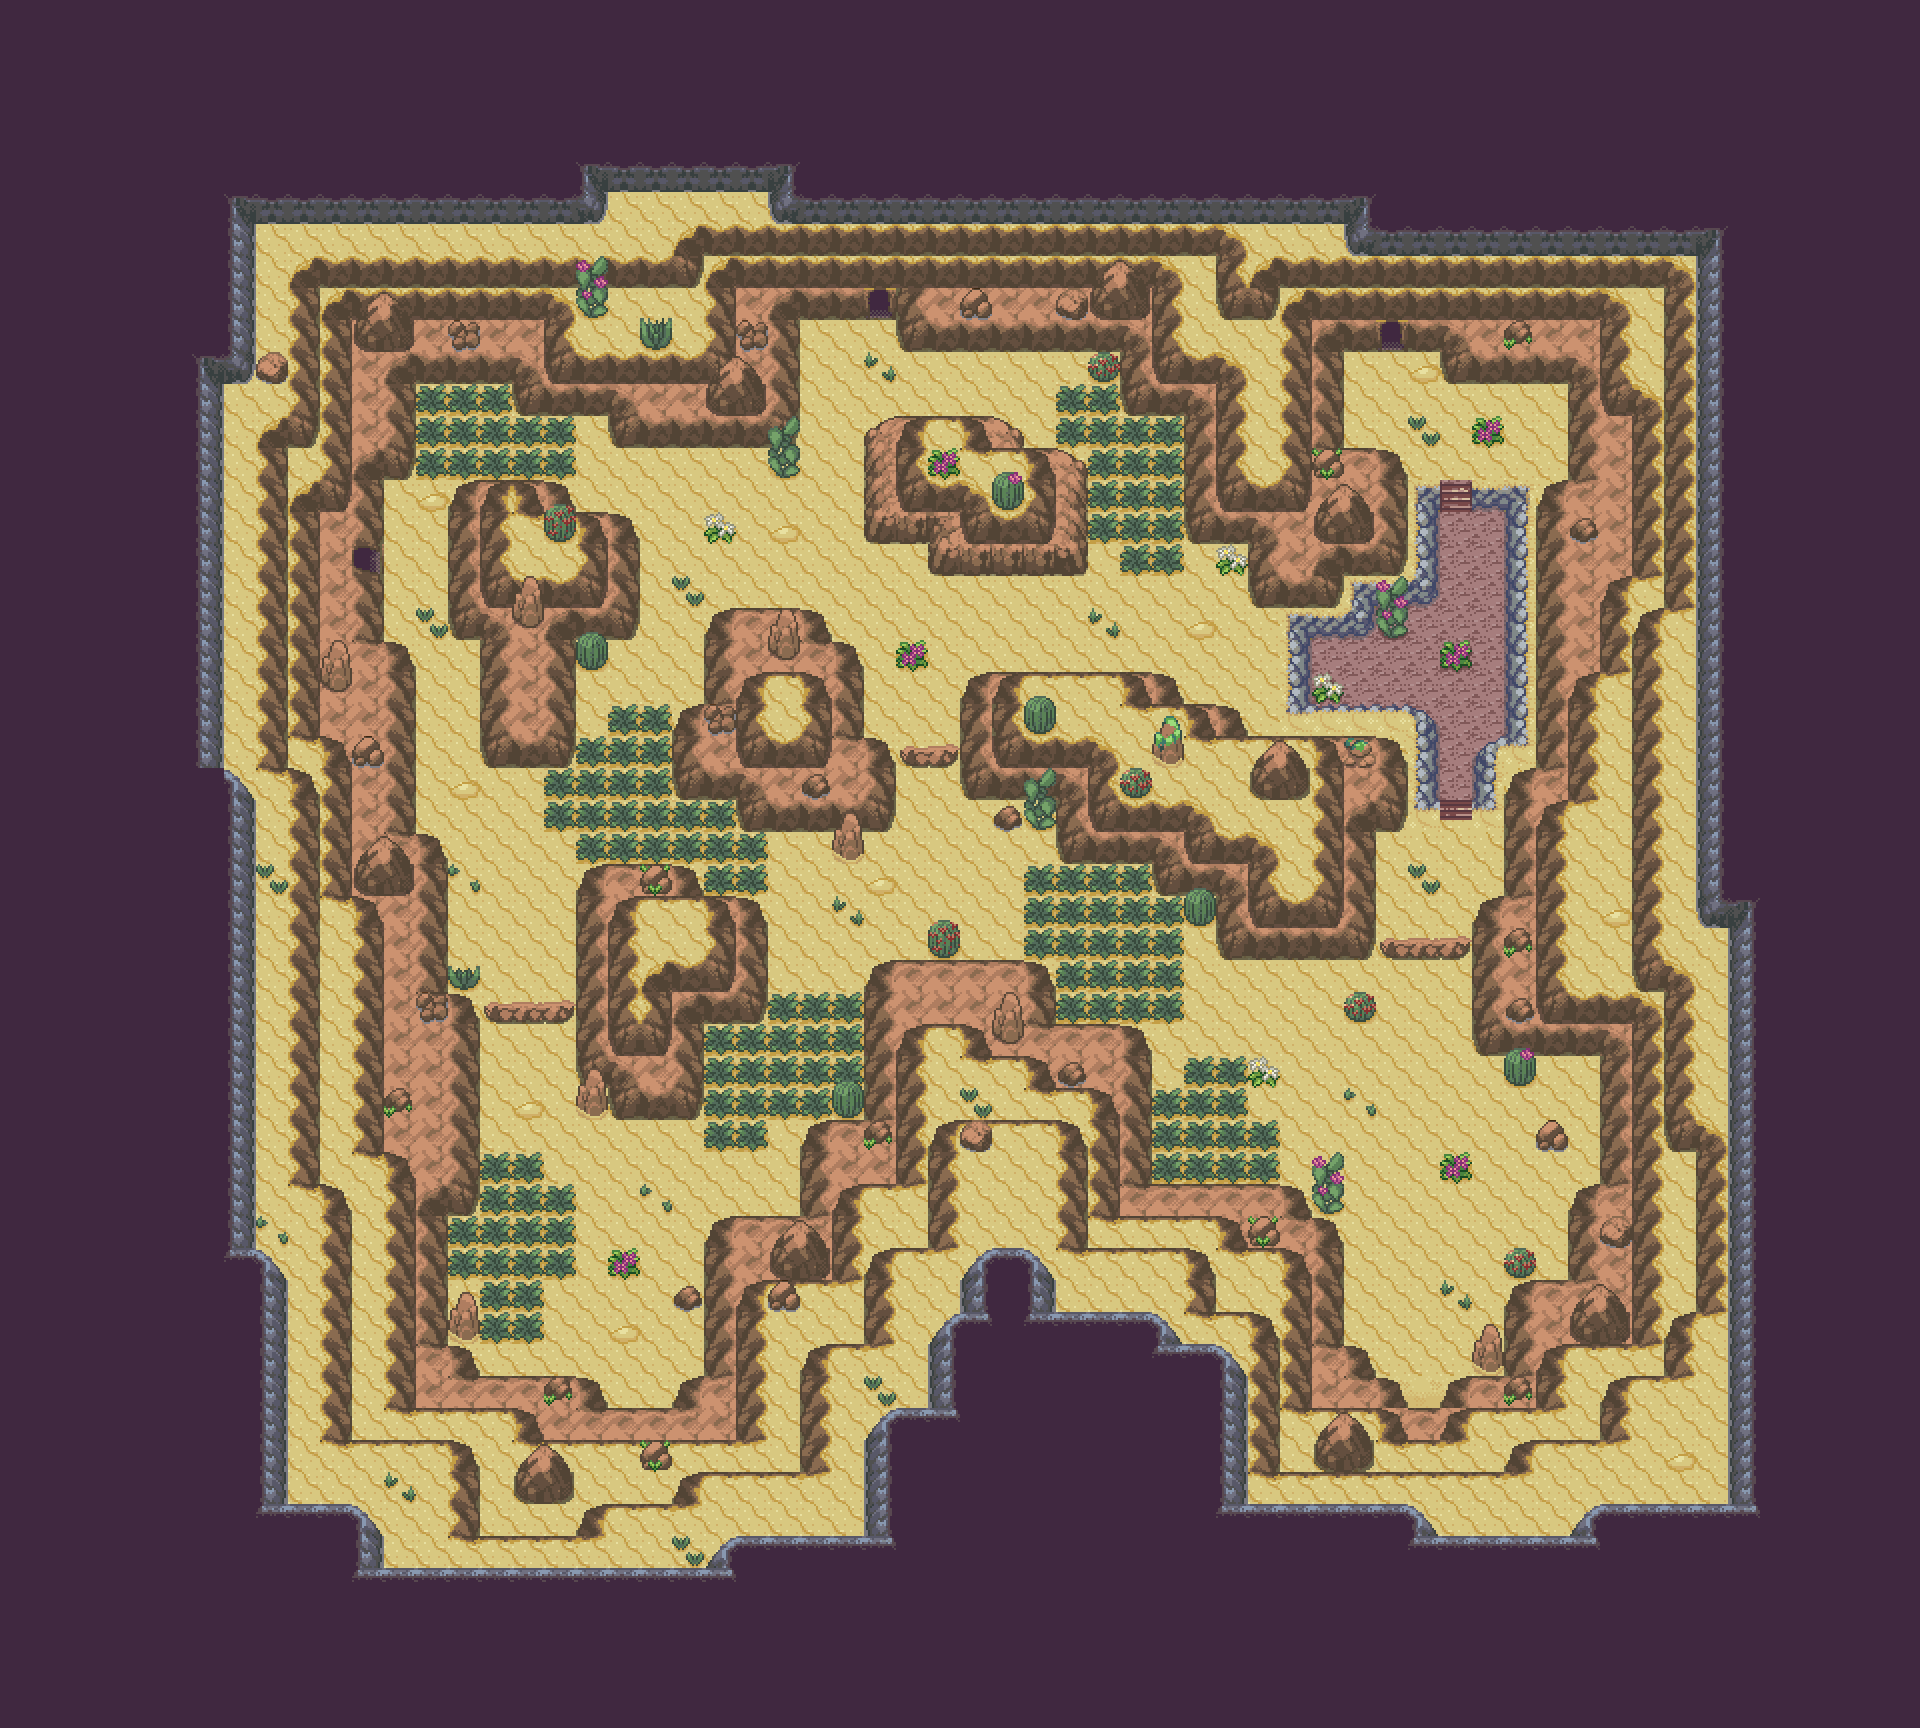

Rendered tile map (Tiled .tmx) drawn with the repository's tilesets; below, a short description and the map source with its tile grids summarised:
An orthogonal 60x54 tile map with 32x32 px tiles, 4 tile layers (floor1, rock1, decorations1, decorations2), 2 hidden layers not drawn, 6 tilesets.

<map version="1.10" tiledversion="1.11.0" orientation="orthogonal" renderorder="right-down" width="60" height="54" tilewidth="32" tileheight="32" infinite="0" nextlayerid="19" nextobjectid="1">
 <tileset firstgid="1" source="../Tilesets/The Desertica.tsx" />
 <tileset firstgid="841" source="../Tilesets/sandy_outside.tsx" />
 <tileset firstgid="8337" source="../Tilesets/systemtags.tsx" />
 <tileset firstgid="8465" source="../Tilesets/passages.tsx" />
 <tileset firstgid="8609" source="../Tilesets/Costal Cave.tsx" />
 <tileset firstgid="8993" source="../Tilesets/Dustlands-Grandesert.tsx" />
 <layer id="1" name="floor1" width="60" height="54">
  <data>[3240 cells, 2500 non-empty, 6 distinct tile ids]</data>
 </layer>
 <layer id="2" name="rock1" width="60" height="54">
  <data>[3240 cells, 2315 non-empty, 66 distinct tile ids]</data>
 </layer>
 <layer id="3" name="decorations1" width="60" height="54">
  <data>[3240 cells, 166 non-empty, 45 distinct tile ids]</data>
 </layer>
 <group id="9" name="Layer1" />
 <layer id="4" name="decorations2" width="60" height="54">
  <data>[3240 cells, 0 non-empty, 0 distinct tile ids]</data>
 </layer>
 <group id="8" name="Layer2" />
 <layer id="5" name="passages" width="60" height="54" visible="0">
  <data>[3240 cells, 288 non-empty, 2 distinct tile ids]</data>
 </layer>
 <layer id="6" name="systemtags" width="60" height="54" visible="0">
  <data>[3240 cells, 531 non-empty, 3 distinct tile ids]</data>
 </layer>
 <group id="7" name="Infos" />
</map>
